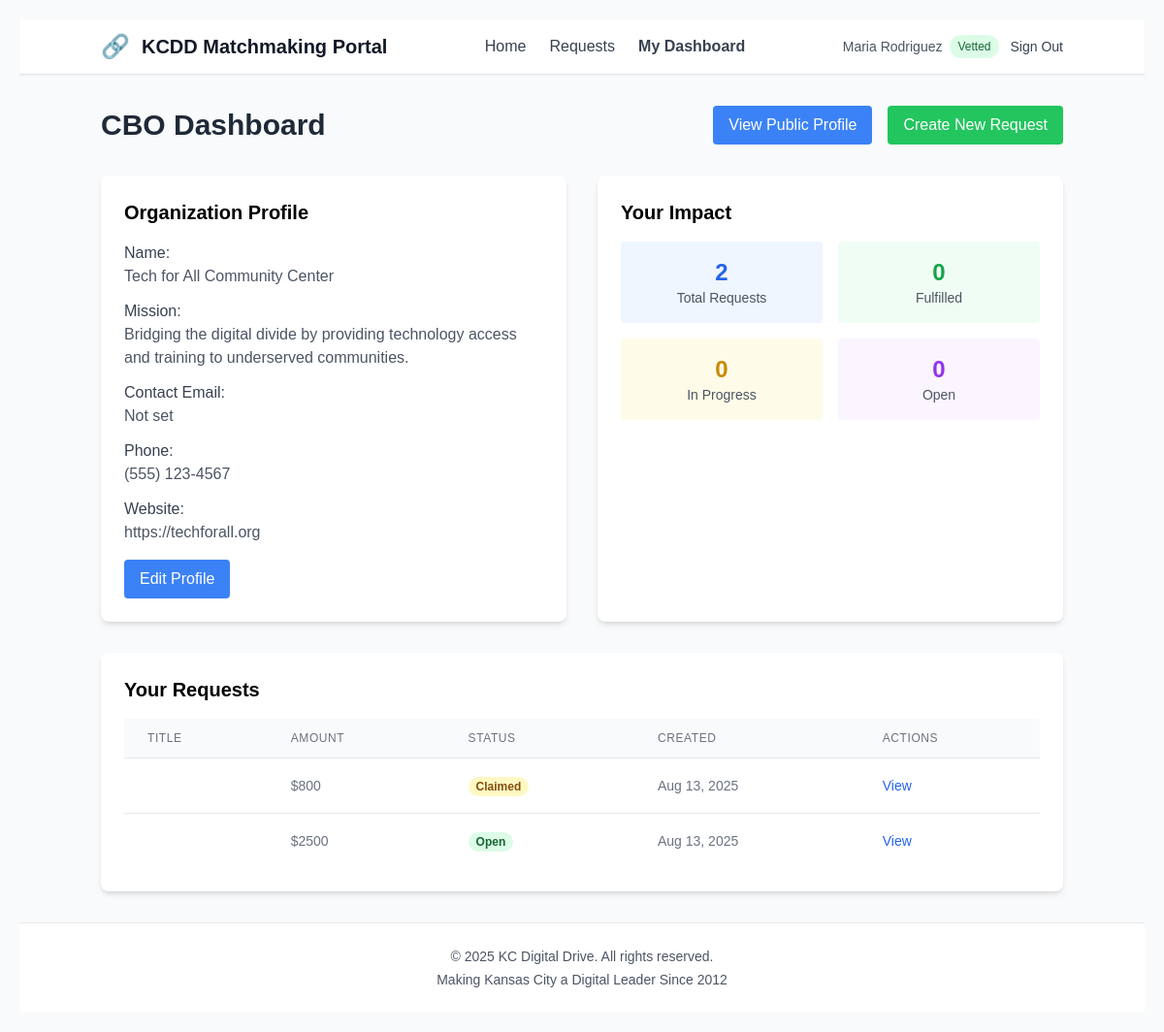
/cbo-dashboard/ (signed in), run on the app's committed database.
### app/models/user.py (models this page shows, shortened)
class User(AbstractUser):
    USER_TYPES = [
        ('admin', 'Admin'),
        ('cbo', 'Community-Based Organization'),
        ('donor', 'Donor'),
    ]
    id = models.UUIDField(primary_key=True, default=uuid.uuid4, editable=False)
    user_type = models.CharField(max_length=10, choices=USER_TYPES, default='donor')
    phone = models.CharField(max_length=20, blank=True)
    is_vetted = models.BooleanField(default=False)
    vetting_note = models.TextField(blank=True)
    created_at = models.DateTimeField(auto_now_add=True)
    updated_at = models.DateTimeField(auto_now=True)
    @property
    def is_admin_user(self):
        return self.user_type == 'admin' or self.is_superuser

### app/models/organization.py (models this page shows, shortened)
class Organization(models.Model):
    id = models.UUIDField(primary_key=True, default=uuid.uuid4, editable=False)
    user = models.OneToOneField(settings.AUTH_USER_MODEL, on_delete=models.CASCADE, related_name='organization')
    name = models.CharField(max_length=200)
    website = models.URLField(blank=True)
    mission = models.TextField(help_text="Organization mission/description")
    email = models.EmailField()
    phone = models.CharField(max_length=20, blank=True)
    address = models.TextField(blank=True)
    zipcode = models.CharField(
        max_length=10,
        validators=[RegexValidator(r'^\d{5}(-\d{4})?$', 'Enter a valid ZIP code')]
    )
    ein = models.CharField(
        max_length=12,
        blank=True,
        validators=[RegexValidator(r'^\d{2}-\d{7}$', 'Enter EIN in format: 12-3456789')],
        help_text="Tax ID in format: 12-3456789"
    )
    logo = models.ImageField(upload_to='org_logos/', blank=True, null=True)
    logo_emoji = models.CharField(max_length=10, blank=True, help_text="Emoji as fallback logo")
    cause_areas = models.ManyToManyField('app.CauseArea', blank=True)
    created_at = models.DateTimeField(auto_now_add=True)
    updated_at = models.DateTimeField(auto_now=True)
    class Meta:
        ordering = ['name']

### app/models/request.py (models this page shows, shortened)
class Request(models.Model):
    STATUS_CHOICES = [
        ('open', 'Open'),
        ('claimed', 'Claimed'),
        ('fulfilled', 'Fulfilled'),
    ]
    URGENCY_CHOICES = [
        ('low', 'Low'),
        ('medium', 'Medium'),
        ('high', 'High'),
    ]
    id = models.UUIDField(primary_key=True, default=uuid.uuid4, editable=False)
    organization = models.ForeignKey('app.Organization', on_delete=models.CASCADE, related_name='requests')
    cause_area = models.ForeignKey('app.CauseArea', on_delete=models.PROTECT)
    donor = models.ForeignKey(settings.AUTH_USER_MODEL, on_delete=models.SET_NULL, null=True, blank=True, related_name='claimed_requests')
    description = models.TextField(help_text="What is needed and why?")
    amount = models.DecimalField(
        max_digits=10,
        decimal_places=2,
        validators=[MinValueValidator(0.01)],
        help_text="Dollar amount requested"
    )
    urgency = models.CharField(max_length=10, choices=URGENCY_CHOICES, default='medium')
    zipcode = models.CharField(max_length=10, help_text="ZIP code where assistance is needed")
    identity_categories = models.ManyToManyField('app.IdentityCategory', blank=True, help_text="Recipient identity tags")
    status = models.CharField(max_length=10, choices=STATUS_CHOICES, default='open')
    donor_note = models.TextField(blank=True, help_text="Note from donor about fulfillment plan")
    created_at = models.DateTimeField(auto_now_add=True)
    updated_at = models.DateTimeField(auto_now=True)
    claimed_at = models.DateTimeField(null=True, blank=True)
    fulfilled_at = models.DateTimeField(null=True, blank=True)
    class Meta:
        ordering = ['-created_at']

### app/views.py (the view)
# urls.py: path('cbo-dashboard/', views.cbo_dashboard, name='cbo_dashboard'),
@login_required
def cbo_dashboard(request):
    if request.user.user_type != 'cbo':
        messages.error(request, 'Access denied.')
        return redirect('app:home')
    try:
        organization = request.user.organization
    except Organization.DoesNotExist:
        organization = Organization.objects.create(user=request.user)
    if request.method == 'POST':
        form = OrganizationProfileForm(request.POST, request.FILES, instance=organization)
        if form.is_valid():
            form.save()
            messages.success(request, 'Profile updated successfully!')
            return redirect('app:cbo_dashboard')
    else:
        form = OrganizationProfileForm(instance=organization)
    cbo_requests = Request.objects.filter(organization=organization).order_by('-created_at')
    context = {
        'form': form,
        'organization': organization,
        'requests': cbo_requests,
        'is_dashboard': True,
    }
    return render(request, 'cbo_dashboard.html', context)

### app/models/user.py (called while the page is built)
    def __str__(self):
        return self.name

### templates/cbo_dashboard.html (shortened to what this page needs)
{% extends 'base.html' %}
{% block content %}
<div class="container mx-auto px-4 py-8">
    <div class="flex justify-between items-center mb-8">
        <h1 class="text-3xl font-bold text-gray-800">CBO Dashboard</h1>
        <div class="flex gap-4">
            <a href="{% url 'app:cbo_public_profile' user.username %}" class="bg-blue-500 text-white px-4 py-2 rounded hover:bg-blue-600">
                View Public Profile
            </a>
            <a href="{% url 'app:create_request' %}" class="bg-green-500 text-white px-4 py-2 rounded hover:bg-green-600">
                Create New Request
            </a>
        </div>
    </div>
    <div class="grid md:grid-cols-2 gap-8">
        <div class="bg-white rounded-lg shadow-md p-6">
            <h2 class="text-xl font-semibold mb-4">Organization Profile</h2>
            {% if organization %}
                <div class="space-y-3">
                    <div>
                        <label class="font-medium text-gray-700">Name:</label>
                        <p class="text-gray-600">{{ organization.name|default:"Not set" }}</p>
                    </div>
                    <div>
                        <label class="font-medium text-gray-700">Mission:</label>
                        <p class="text-gray-600">{{ organization.mission|default:"Not set" }}</p>
                    </div>
                    <div>
                        <label class="font-medium text-gray-700">Contact Email:</label>
                        <p class="text-gray-600">{{ organization.contact_email|default:"Not set" }}</p>
                    </div>
                    <div>
                        <label class="font-medium text-gray-700">Phone:</label>
                        <p class="text-gray-600">{{ organization.phone|default:"Not set" }}</p>
                    </div>
                    <div>
                        <label class="font-medium text-gray-700">Website:</label>
                        <p class="text-gray-600">{{ organization.website|default:"Not set" }}</p>
                    </div>
                </div>
                <button onclick="toggleEditForm()" class="mt-4 bg-blue-500 text-white px-4 py-2 rounded hover:bg-blue-600">
                    Edit Profile
                </button>
            {% else %}
                <p class="text-gray-600 mb-4">Complete your organization profile to get started.</p>
                <button onclick="toggleEditForm()" class="bg-green-500 text-white px-4 py-2 rounded hover:bg-green-600">
                    Set Up Profile
                </button>
            {% endif %}
        </div>
        <div class="bg-white rounded-lg shadow-md p-6">
            <h2 class="text-xl font-semibold mb-4">Your Impact</h2>
            <div class="grid grid-cols-2 gap-4">
                <div class="text-center p-4 bg-blue-50 rounded">
                    <div class="text-2xl font-bold text-blue-600">{{ requests|length }}</div>
                    <div class="text-sm text-gray-600">Total Requests</div>
                </div>
                <div class="text-center p-4 bg-green-50 rounded">
                    <div class="text-2xl font-bold text-green-600">
                        {{ requests|dictsort:"status"|dictsortreversed:"status"|dictsort:"status == 'fulfilled'"|length }}
                    </div>
                    <div class="text-sm text-gray-600">Fulfilled</div>
                </div>
                <div class="text-center p-4 bg-yellow-50 rounded">
                    <div class="text-2xl font-bold text-yellow-600">
                        {{ requests|dictsort:"status"|dictsortreversed:"status"|dictsort:"status == 'claimed'"|length }}
                    </div>
                    <div class="text-sm text-gray-600">In Progress</div>
                </div>
                <div class="text-center p-4 bg-purple-50 rounded">
                    <div class="text-2xl font-bold text-purple-600">
                        {{ requests|dictsort:"status"|dictsortreversed:"status"|dictsort:"status == 'open'"|length }}
                    </div>
                    <div class="text-sm text-gray-600">Open</div>
                </div>
            </div>
        </div>
    </div>
    <div class="mt-8 bg-white rounded-lg shadow-md p-6">
        <div class="flex justify-between items-center mb-4">
            <h2 class="text-xl font-semibold">Your Requests</h2>
        </div>
        {% if requests %}
            <div class="overflow-x-auto">
                <table class="min-w-full divide-y divide-gray-200">
                    <thead class="bg-gray-50">
                        <tr>
                            <th class="px-6 py-3 text-left text-xs font-medium text-gray-500 uppercase tracking-wider">Title</th>
                            <th class="px-6 py-3 text-left text-xs font-medium text-gray-500 uppercase tracking-wider">Amount</th>
                            <th class="px-6 py-3 text-left text-xs font-medium text-gray-500 uppercase tracking-wider">Status</th>
                            <th class="px-6 py-3 text-left text-xs font-medium text-gray-500 uppercase tracking-wider">Created</th>
                            <th class="px-6 py-3 text-left text-xs font-medium text-gray-500 uppercase tracking-wider">Actions</th>
                        </tr>
                    </thead>
                    <tbody class="bg-white divide-y divide-gray-200">
                        {% for request in requests %}
                        <tr>
                            <td class="px-6 py-4 whitespace-nowrap">
                            </td>
                            <td class="px-6 py-4 whitespace-nowrap text-sm text-gray-500">
                                ${{ request.amount|floatformat:0 }}
                            </td>
                            <td class="px-6 py-4 whitespace-nowrap">
                                {% if request.status == 'open' %}
                                    <span class="px-2 inline-flex text-xs leading-5 font-semibold rounded-full bg-green-100 text-green-800">Open</span>
                                {% elif request.status == 'claimed' %}
                                    <span class="px-2 inline-flex text-xs leading-5 font-semibold rounded-full bg-yellow-100 text-yellow-800">Claimed</span>
                                {% elif request.status == 'fulfilled' %}
                                    <span class="px-2 inline-flex text-xs leading-5 font-semibold rounded-full bg-blue-100 text-blue-800">Fulfilled</span>
                                {% endif %}
                            </td>
                            <td class="px-6 py-4 whitespace-nowrap text-sm text-gray-500">
                                {{ request.created_at|date:"M d, Y" }}
                            </td>
                            <td class="px-6 py-4 whitespace-nowrap text-sm font-medium">
                                <a href="{% url 'app:request_detail' request.id %}" class="text-blue-600 hover:text-blue-900">View</a>
                            </td>
                        </tr>
                        {% endfor %}
                    </tbody>
                </table>
            </div>
        {% endif %}
    </div>
</div>
{% endblock %}

### templates/base.html (shortened to what this page needs)
<!DOCTYPE html>
<html lang="en">
<head>
    {% load static %}
    <script src="https://cdn.tailwindcss.com"></script>
    <link rel="stylesheet" href="{% static 'css/style.css' %}">
</head>
<body class="bg-gray-50 min-h-screen flex flex-col">
    <header class="bg-white shadow-sm border-b sticky top-0 z-50">
        <div class="container mx-auto px-4 py-3">
            <div class="flex items-center justify-between">
                <div class="flex items-center gap-3">
                    <div class="text-2xl">🔗</div>
                    <a href="{% url 'app:home' %}" class="text-xl font-semibold text-gray-900 hover:text-blue-600">
                        KCDD Matchmaking Portal
                    </a>
                </div>
                <nav class="hidden md:flex items-center gap-6">
                    <a href="{% url 'app:home' %}" class="text-gray-700 hover:text-blue-600 {% if request.resolver_match.url_name == 'home' %}text-blue-600 font-semibold{% endif %}">
                        Home
                    </a>
                    <a href="{% url 'app:request_board' %}" class="text-gray-700 hover:text-blue-600 {% if request.resolver_match.url_name == 'request_board' %}text-blue-600 font-semibold{% endif %}">
                        Requests
                    </a>
                    {% if user.is_authenticated %}
                        {% if user.is_admin_user %}
                            <a href="{% url 'app:admin_dashboard' %}" class="text-gray-700 hover:text-blue-600 {% if request.resolver_match.url_name == 'admin_dashboard' %}text-blue-600 font-semibold{% endif %}">
                                Admin Dashboard
                            </a>
                        {% elif user.user_type == 'cbo' %}
                            <a href="{% url 'app:cbo_dashboard' %}" class="text-gray-700 hover:text-blue-600 {% if request.resolver_match.url_name == 'cbo_dashboard' %}text-blue-600 font-semibold{% endif %}">
                                My Dashboard
                            </a>
                        {% elif user.user_type == 'donor' %}
                            <a href="{% url 'app:donor_dashboard' %}" class="text-gray-700 hover:text-blue-600 {% if request.resolver_match.url_name == 'donor_dashboard' %}text-blue-600 font-semibold{% endif %}">
                                My Dashboard
                            </a>
                        {% else %}
                            <a href="{% url 'app:profile' %}" class="text-gray-700 hover:text-blue-600">
                                Profile
                            </a>
                        {% endif %}
                    {% endif %}
                </nav>
                <div class="flex items-center gap-3">
                    {% if user.is_authenticated %}
                        <div class="hidden md:flex items-center gap-2">
                            <span class="text-sm text-gray-600">
                                {{ user.get_full_name|default:user.username }}
                            </span>
                            <span class="text-xs px-2 py-1 rounded-full {% if user.is_vetted %}bg-green-100 text-green-800{% else %}bg-yellow-100 text-yellow-800{% endif %}">
                                {% if user.is_vetted %}Vetted{% else %}Under Review{% endif %}
                            </span>
                        </div>
                        <a href="{% url 'app:logout' %}" class="text-gray-700 hover:text-red-600 text-sm">
                            Sign Out
                        </a>
                    {% endif %}
                </div>
            </div>
        </div>
    </header>
    <main class="flex-1">
        {% block content %}{% endblock %}
    </main>
    <footer class="bg-white border-t mt-auto">
        <div class="container mx-auto px-4 py-6">
            <div class="text-center text-gray-600 text-sm">
                <p>&copy; 2025 KC Digital Drive. All rights reserved.</p>
                <p class="mt-1">Making Kansas City a Digital Leader Since 2012</p>
            </div>
        </div>
    </footer>
</body>
</html>

### static/css/style.css (style rules this page uses)
body { font-family: Arial, sans-serif; margin: 0; padding: 20px; }
.container { max-width: 1200px; margin: 0 auto; }

### data on the page
User: get_full_name "Maria Rodriguez"
Organization: name "Tech for All Community Center", mission "Bridging the digital divide by providing technology access and training to underserved communities.", phone "(555) 123-4567", website "https://techforall.org"
Request: amount "800", status "Claimed", created_at "Aug 13, 2025"
Request: amount "2500", status "Open", created_at "Aug 13, 2025"

### other printed values
{{ organization.contact_email|default:"Not set" }} "Not set"
{{ requests|length }} "2"
